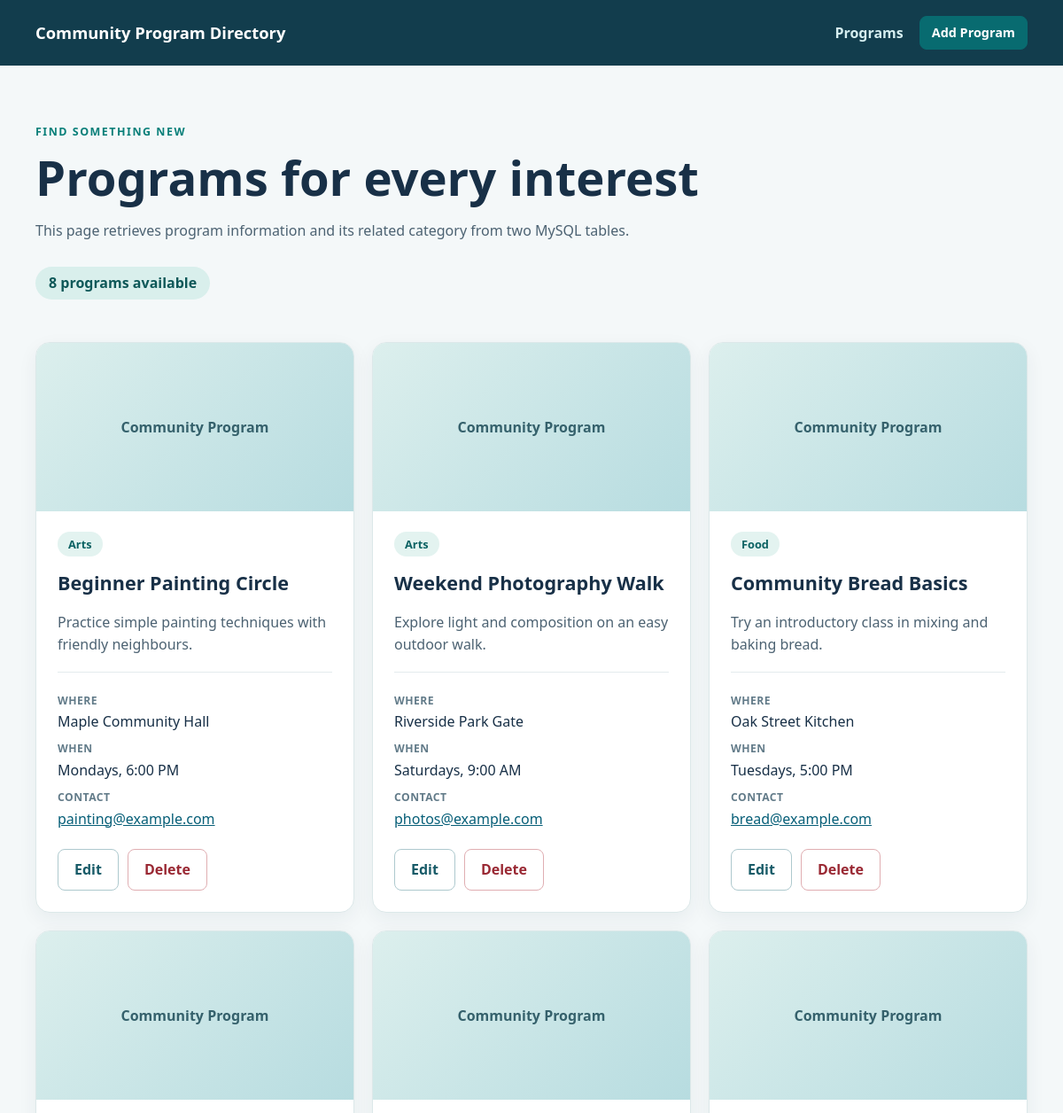
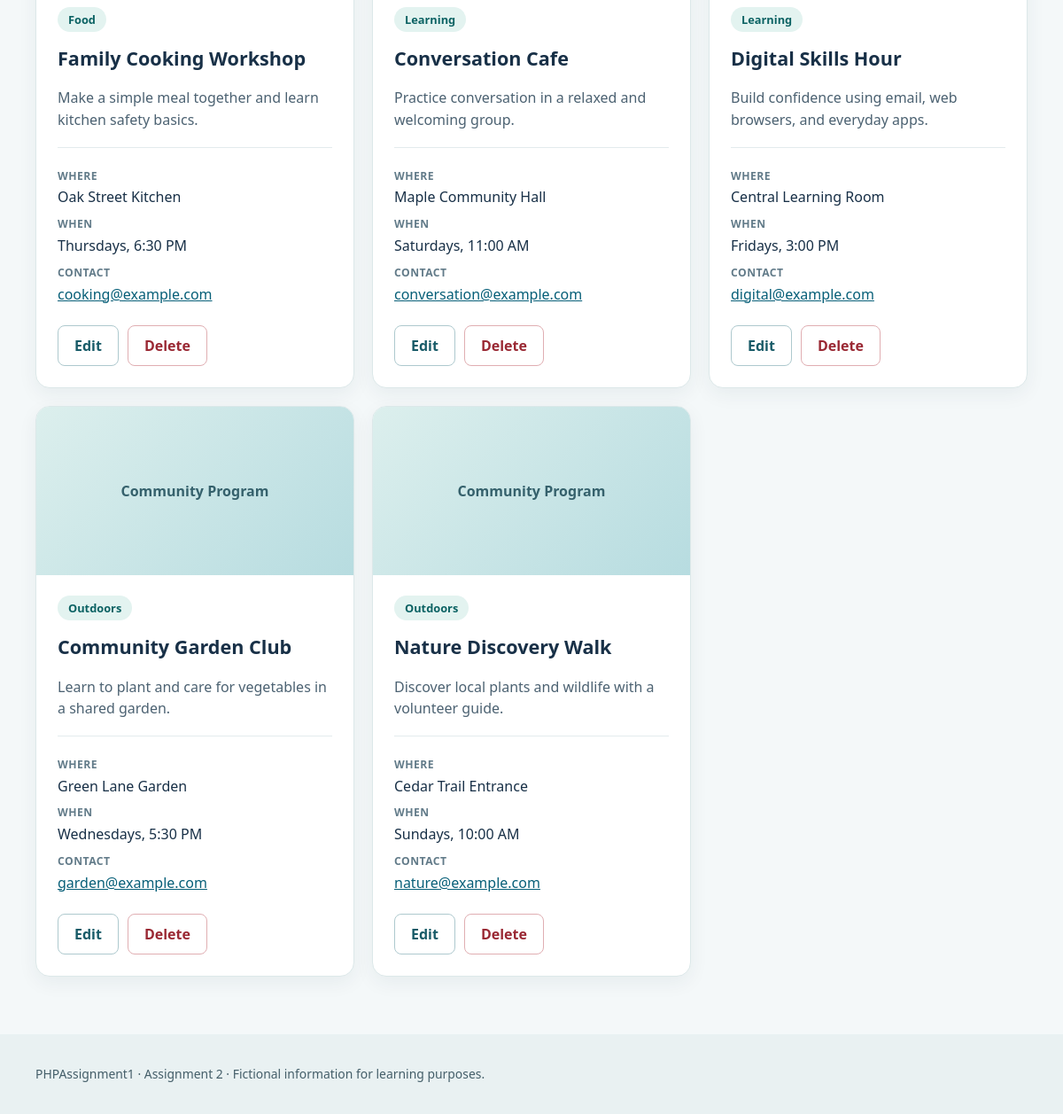
The page / on the database its author committed (2 pictures, top to bottom).
### tables this page shows
CREATE TABLE programs (
    program_id INT UNSIGNED NOT NULL AUTO_INCREMENT,
    program_name VARCHAR(100) NOT NULL,
    category_id INT UNSIGNED NOT NULL,
    location VARCHAR(120) NOT NULL,
    schedule VARCHAR(100) NOT NULL,
    contact_email VARCHAR(160) NOT NULL,
    description TEXT NOT NULL,
    image_filename VARCHAR(255) NULL,
    PRIMARY KEY (program_id),
    KEY idx_program_category (category_id),
    CONSTRAINT fk_program_category
        FOREIGN KEY (category_id) REFERENCES categories(category_id)
        ON UPDATE CASCADE ON DELETE RESTRICT
);

CREATE TABLE categories (
    category_id INT UNSIGNED NOT NULL AUTO_INCREMENT,
    category_name VARCHAR(60) NOT NULL,
    PRIMARY KEY (category_id),
    UNIQUE KEY uq_category_name (category_name)
);

### functions.php (called while the page is built, shortened)
<?php
function escapeHtml(string $text): string
{
    return htmlspecialchars($text, ENT_QUOTES | ENT_SUBSTITUTE, 'UTF-8');
}

### index.php (the view, shortened to what this page needs)
<?php
require __DIR__ . '/database.php';
require __DIR__ . '/functions.php';
try {
    $statement = $db->query(
        'SELECT p.program_id, p.program_name, p.location, p.schedule,
                p.contact_email, p.description, p.image_filename,
                c.category_name
         FROM programs AS p
         INNER JOIN categories AS c ON p.category_id = c.category_id
         ORDER BY c.category_name ASC, p.program_name ASC'
    );
    $programs = $statement->fetchAll();
} catch (PDOException $exception) {
    error_log('Community Program Directory query: ' . $exception->getMessage());
    http_response_code(500);
    require __DIR__ . '/database_error.php';
    exit;
}
require __DIR__ . '/header.php';
?>
<main class="container">
    <section class="intro" aria-labelledby="page-heading">
        <p class="eyebrow">Find something new</p>
        <h1 id="page-heading">Programs for every interest</h1>
        <p>This page retrieves program information and its related category from two MySQL tables.</p>
        <p class="count"><?= count($programs) ?> <?= count($programs) === 1 ? 'program' : 'programs' ?> available</p>
    </section>
    <?php if ($programs === []): ?>
        <section class="empty">
            <h2>No programs yet</h2>
            <p>Add the first community program to the database.</p>
            <a class="button" href="add_program.php">Add Program</a>
        </section>
    <?php else: ?>
        <section class="cards" aria-label="Community programs">
            <?php foreach ($programs as $program): ?>
                <article class="card">
                    <?php if (!empty($program['image_filename'])): ?>
                        <img class="program-image" src="uploads/<?= escapeHtml($program['image_filename']) ?>" alt="<?= escapeHtml($program['program_name']) ?>">
                    <?php else: ?>
                        <div class="image-placeholder" aria-hidden="true">Community Program</div>
                    <?php endif; ?>
                    <div class="card-body">
                        <span class="category"><?= escapeHtml($program['category_name']) ?></span>
                        <h2><?= escapeHtml($program['program_name']) ?></h2>
                        <p class="description"><?= escapeHtml($program['description']) ?></p>
                        <dl>
                            <div><dt>Where</dt><dd><?= escapeHtml($program['location']) ?></dd></div>
                            <div><dt>When</dt><dd><?= escapeHtml($program['schedule']) ?></dd></div>
                            <div><dt>Contact</dt><dd><a href="mailto:<?= escapeHtml($program['contact_email']) ?>"><?= escapeHtml($program['contact_email']) ?></a></dd></div>
                        </dl>
                        <div class="actions">
                            <a class="button button-secondary" href="edit_program.php?id=<?= (int) $program['program_id'] ?>">Edit</a>
                            <a class="button button-danger-outline" href="delete_program.php?id=<?= (int) $program['program_id'] ?>">Delete</a>
                        </div>
                    </div>
                </article>
            <?php endforeach; ?>
        </section>
    <?php endif; ?>
</main>
<?php require __DIR__ . '/footer.php'; ?>

### header.php (shortened to what this page needs)
<!doctype html>
<html lang="en">
<head>
    <link rel="stylesheet" href="styles.css">
</head>
<body>
    <header class="site-header">
        <div class="container header-content">
            <a class="brand" href="index.php">Community Program Directory</a>
            <nav aria-label="Main navigation">
                <a href="index.php">Programs</a>
                <a class="button button-small" href="add_program.php">Add Program</a>
            </nav>
        </div>
    </header>

### footer.php
    <footer class="site-footer">
        <div class="container">
            <p>PHPAssignment1 &middot; Assignment 2 &middot; Fictional information for learning purposes.</p>
        </div>
    </footer>
</body>
</html>

### styles.css (style rules this page uses)
:root { color-scheme: light; font-family: system-ui, -apple-system, BlinkMacSystemFont, "Segoe UI", sans-serif; color: #183047; background: #f4f8f9; }
* { box-sizing: border-box; }
body { margin: 0; line-height: 1.55; }
.container { width: min(1120px, calc(100% - 36px)); margin-inline: auto; }
.site-header { background: #123d4d; color: white; padding: 18px 0; }
.header-content { display: flex; justify-content: space-between; align-items: center; gap: 18px; flex-wrap: wrap; }
.brand { color: white; font-weight: 750; text-decoration: none; font-size: 1.15rem; }
nav { display: flex; gap: 18px; align-items: center; }
nav > a:not(.button) { color: #d5eef0; font-weight: 650; text-decoration: none; }
.intro { padding: 52px 0 32px; max-width: 760px; }
.eyebrow { color: #087f79; text-transform: uppercase; font-weight: 750; letter-spacing: .12em; font-size: .78rem; }
h1 { font-size: clamp(2rem, 5vw, 3.4rem); line-height: 1.1; margin: 10px 0 18px; }
h2 { margin: 15px 0 10px; font-size: 1.35rem; }
.intro > p:not(.eyebrow), .page-heading > p:not(.eyebrow), .description { color: #4c6272; }
.count { display: inline-block; color: #0e5858 !important; background: #d9efec; border-radius: 999px; padding: 6px 15px; font-weight: 700; margin-top: 12px; }
.cards { display: grid; grid-template-columns: repeat(auto-fit, minmax(min(100%, 305px), 1fr)); gap: 20px; padding-bottom: 65px; }
.card { overflow: hidden; background: white; border: 1px solid #dce8e9; border-radius: 16px; box-shadow: 0 7px 22px rgba(20, 55, 70, .06); }
.card-body { padding: 24px; }
.program-image, .image-placeholder { width: 100%; height: 190px; object-fit: cover; }
.image-placeholder { display: grid; place-items: center; background: linear-gradient(135deg, #dcefed, #b7dce0); color: #35616c; font-weight: 750; }
.category { color: #0b6263; background: #e3f3f0; border-radius: 999px; padding: 5px 12px; font-size: .8rem; font-weight: 750; }
.description { min-height: 3.2em; }
dl { border-top: 1px solid #e3ebed; padding-top: 14px; margin-bottom: 0; }
dl div { margin: 9px 0; }
dt { font-size: .76rem; font-weight: 750; text-transform: uppercase; color: #627b89; letter-spacing: .04em; }
dd { margin: 2px 0 0; overflow-wrap: anywhere; }
a { color: #075f78; }
.button { appearance: none; display: inline-block; border: 1px solid #086b70; background: #086b70; color: white; text-decoration: none; padding: 10px 18px; border-radius: 8px; font: inherit; font-weight: 700; cursor: pointer; }
.button-small { padding: 7px 13px; font-size: .9rem; }
.button-secondary { background: white; color: #185b68; border-color: #aec9ce; }
.button-danger-outline { background: white; color: #9a2934; border-color: #e0aeb2; }
.actions { display: flex; flex-wrap: wrap; gap: 10px; margin-top: 22px; }
.site-footer { background: #e9f1f2; padding: 20px 0; font-size: .87rem; color: #445e69; }

### rows shown on the page
programs: shows "Community Program", category.category_name "Arts", program_name "Beginner Painting Circle", description "Practice simple painting techniques with friendly neighbours.", location "Maple Community Hall", schedule "Mondays, 6:00 PM", contact_email "painting@example.com"
programs: shows "Community Program", category.category_name "Arts", program_name "Weekend Photography Walk", description "Explore light and composition on an easy outdoor walk.", location "Riverside Park Gate", schedule "Saturdays, 9:00 AM", contact_email "photos@example.com"
programs: shows "Community Program", category.category_name "Food", program_name "Community Bread Basics", description "Try an introductory class in mixing and baking bread.", location "Oak Street Kitchen", schedule "Tuesdays, 5:00 PM", contact_email "bread@example.com"
programs: shows "Community Program", category.category_name "Food", program_name "Family Cooking Workshop", description "Make a simple meal together and learn kitchen safety basics.", location "Oak Street Kitchen", schedule "Thursdays, 6:30 PM", contact_email "cooking@example.com"
programs: shows "Community Program", category.category_name "Learning", program_name "Conversation Cafe", description "Practice conversation in a relaxed and welcoming group.", location "Maple Community Hall", schedule "Saturdays, 11:00 AM", contact_email "conversation@example.com"
programs: shows "Community Program", category.category_name "Learning", program_name "Digital Skills Hour", description "Build confidence using email, web browsers, and everyday apps.", location "Central Learning Room", schedule "Fridays, 3:00 PM", contact_email "digital@example.com"
programs: shows "Community Program", category.category_name "Outdoors", program_name "Community Garden Club", description "Learn to plant and care for vegetables in a shared garden.", location "Green Lane Garden", schedule "Wednesdays, 5:30 PM", contact_email "garden@example.com"
programs: shows "Community Program", category.category_name "Outdoors", program_name "Nature Discovery Walk", description "Discover local plants and wildlife with a volunteer guide.", location "Cedar Trail Entrance", schedule "Sundays, 10:00 AM", contact_email "nature@example.com"

### other values the page prints
count($programs) "8"
